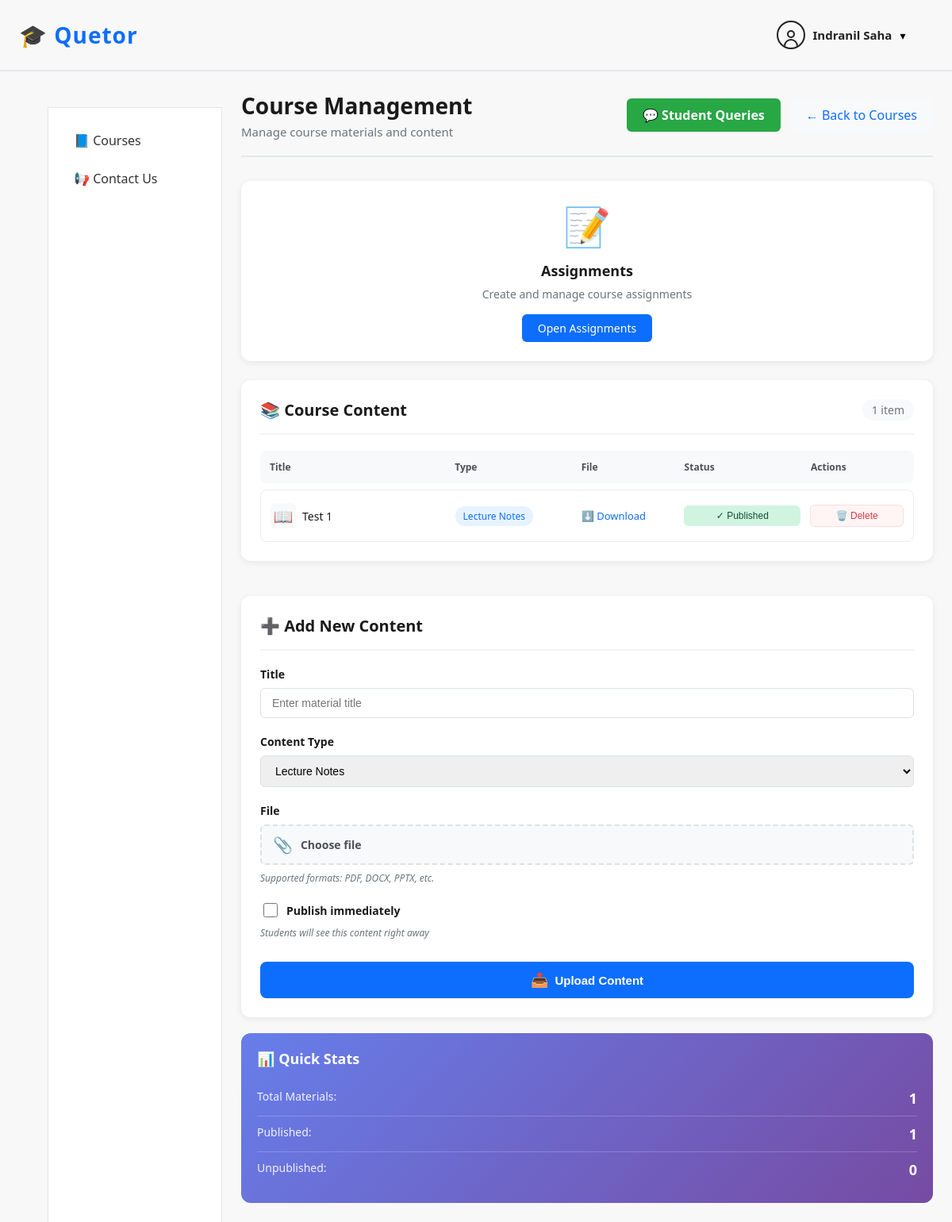
Before: /courses/1/professor/home/ (signed in) with the older database file.
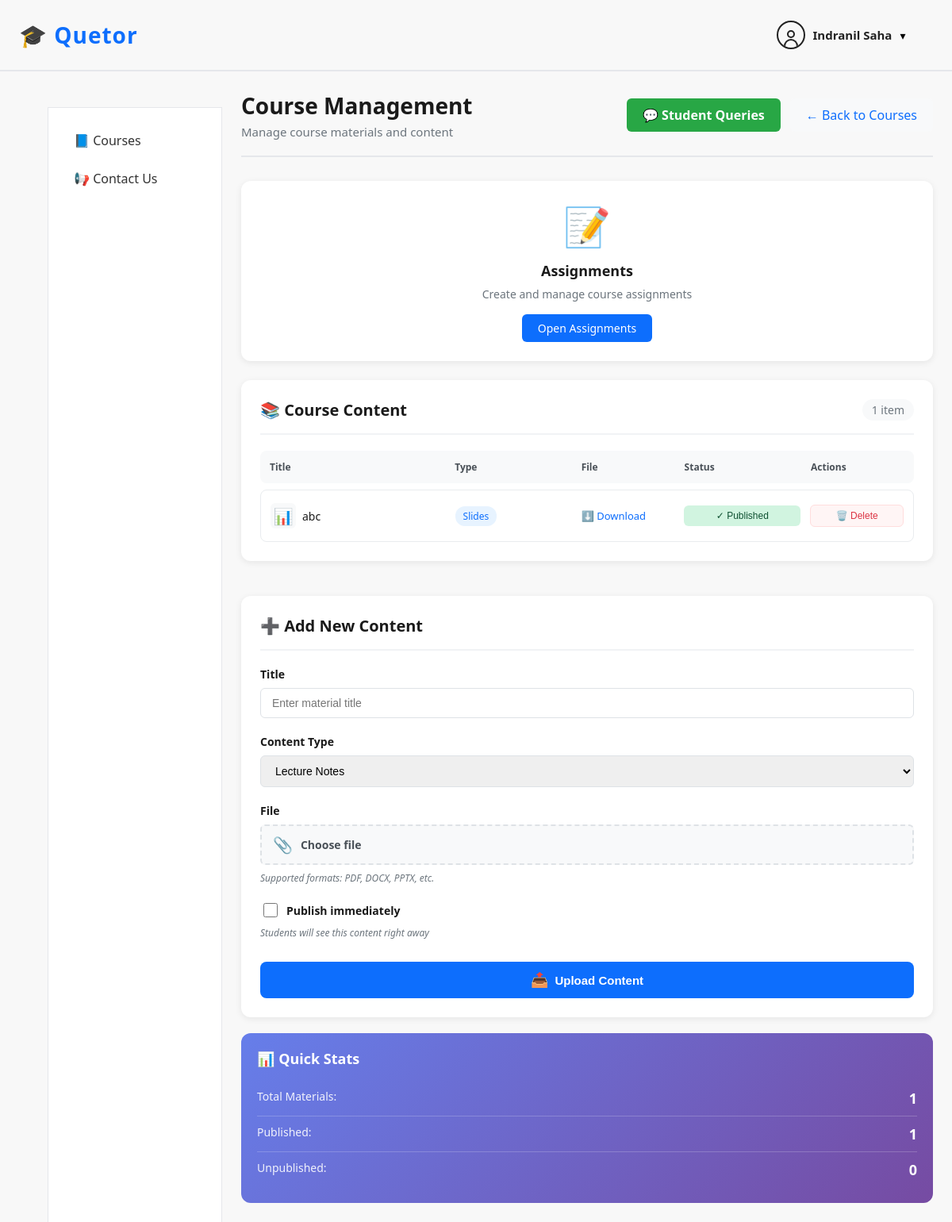
After: the same page with the newer database file.
### content/models.py (models this page shows, shortened)
class CourseMaterial(models.Model):
    CONTENT_TYPE_CHOICES = [
        ('notes', 'Lecture Notes'),
        ('slides', 'Slides'),
        ('ppt', 'PPT'),
        ('pyq', 'Previous Year Questions'),
        ('other', 'Other'),
    ]
    course = models.ForeignKey(Course, on_delete=models.CASCADE)
    title = models.CharField(max_length=200)
    content_type = models.CharField(
        max_length=20,
        choices=CONTENT_TYPE_CHOICES
    )
    file = models.FileField(upload_to='course_materials/')
    is_published = models.BooleanField(default=False)
    uploaded_at = models.DateTimeField(auto_now_add=True)

### courses/views.py (the view, shortened to what this page needs)
# urls.py: path('<int:course_id>/professor/home/', professor_course_home),
@login_required
def professor_course_home(request, course_id):
    if not CourseProfessor.objects.filter(course_id=course_id, professor=request.user).exists():
        return redirect('/courses/')
    course = Course.objects.select_related('semester').get(id=course_id)
    materials = CourseMaterial.objects.filter(course_id=course_id)
    total_materials = materials.count()
    published_count = materials.filter(is_published=True).count()
    unpublished_count = total_materials - published_count
    return render(request, 'courses/professor_home.html', {
        'course': course,
        'materials': materials,
        'content_types': CourseMaterial.CONTENT_TYPE_CHOICES,
        'course_id': course_id,
        'total_materials': total_materials,
        'published_count': published_count,
        'unpublished_count': unpublished_count,
    })

### templates/courses/professor_home.html (shortened to what the changed rows need)
{% extends "courses/base.html" %}
{% load static %}
{% block content %}
<div class="course-detail-header">
  <div class="course-title-section">
    <h1 class="course-title">Course Management</h1>
  </div>
</div>
<div class="professor-layout">
  <div class="materials-column">
    <div class="section-card">
      <div class="section-header">
        <h2>📚 Course Content</h2>
      </div>
      {% if materials %}
        <div class="content-table">
          {% for m in materials %}
            <div class="table-row">
              <div class="col-title">
                <div class="material-icon-small">
                  {% if m.content_type == 'notes' %}
                    📖
                  {% elif m.content_type == 'slides' %}
                    📊
                  {% elif m.content_type == 'ppt' %}
                    📽️
                  {% elif m.content_type == 'pyq' %}
                    📝
                  {% else %}
                    📄
                  {% endif %}
                </div>
                <span class="material-name">{{ m.title }}</span>
              </div>
              <div class="col-type">
                <span class="type-badge">{{ m.get_content_type_display }}</span>
              </div>
              <div class="col-file">
                <a href="{{ m.file.url }}" class="file-link" download>⬇️ Download</a>
              </div>
              <div class="col-status">
                <form method="post" action="/content/toggle/{{ m.id }}/" style="display: inline;">
                  <button type="submit" class="status-btn {% if m.is_published %}published{% else %}unpublished{% endif %}">
                    {% if m.is_published %}
                      ✓ Published
                    {% else %}
                      ✗ Unpublished
                    {% endif %}
                  </button>
                </form>
              </div>
              <div class="col-actions">
                <form method="post" action="/content/delete/{{ m.id }}/" style="display: inline;">
                  <button type="submit" class="delete-btn" onclick="return confirm('Are you sure you want to delete this material?')">
                    🗑️ Delete
                  </button>
                </form>
              </div>
            </div>
          {% endfor %}
        </div>
      {% else %}
        <div class="empty-state">
          <div class="empty-icon">📭</div>
          <h3>No Content Yet</h3>
          <p>Upload your first course material using the form on the right.</p>
        </div>
      {% endif %}
    </div>
  </div>
  <div class="upload-column">
    <div class="section-card">
      <div class="section-header">
        <h2>➕ Add New Content</h2>
      </div>
    </div>
  </div>
</div>
{% endblock %}

Changed rows visible on the page:
removed CourseMaterial: title "Test 1", content_type "Lecture Notes", is_published "✓ Published"
added CourseMaterial: title "abc", content_type "Slides", is_published "✓ Published"
